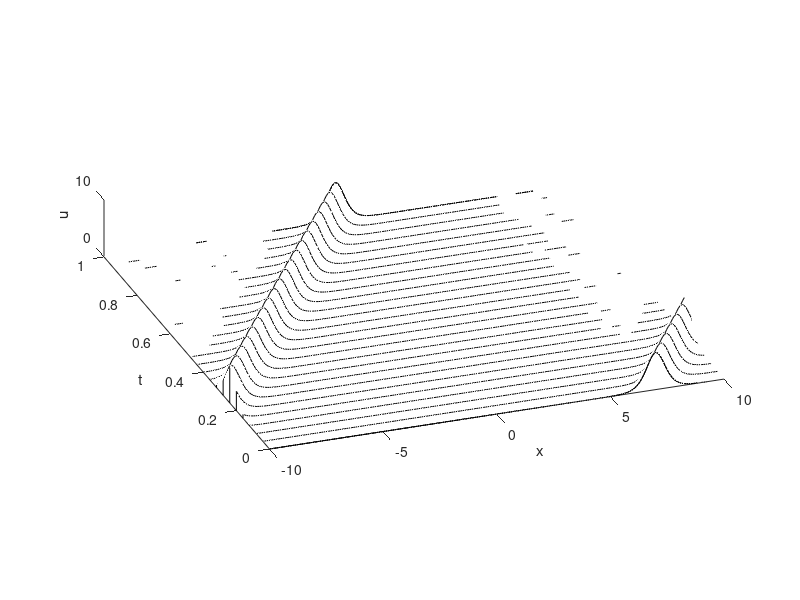
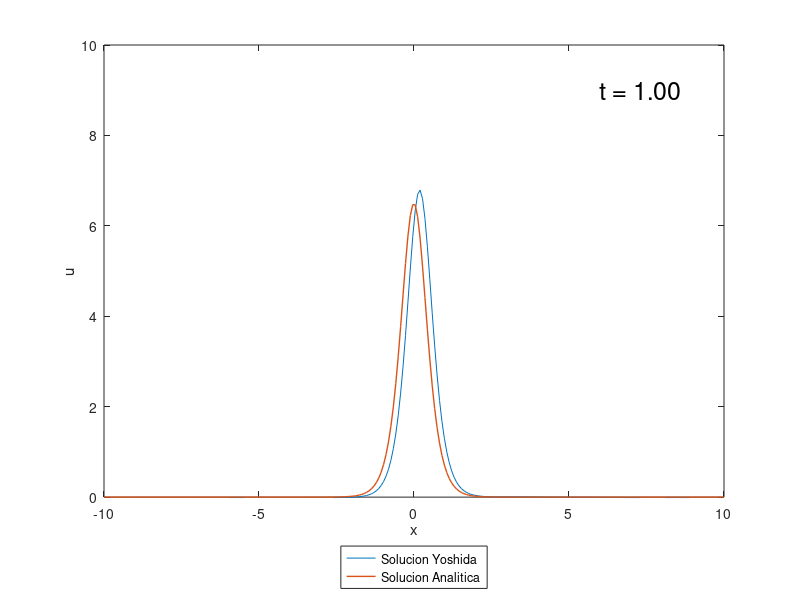

Recreate these plots in MATLAB, in order.
function kdv_yoshida()
% parpool('local',1);
    tic


%disp(orderKDV);
set(gca,'FontSize',18)
set(gca,'LineWidth',2)

N = 256;
x = linspace(-10,10,N);
delta_x = x(2) - x(1);
delta_k = 2*pi/(N*delta_x);

k = [0:delta_k:(N/2-1)*delta_k,0,-(N/2-1)*delta_k:delta_k:-delta_k];
c_1 = 13;

u = 1/2*c_1*(sech(sqrt(c_1)*(mod(x+3,20)-10)/2)).^2;

sol = @(x,t) (1/2*c_1*(sech(sqrt(c_1)*(mod(x+3-c_1*(t), 20)-10)/2)).^2);

w1 = 1/(2-2^(1/3));
w0 = 1-2*w1;

name = 'two_soliton.gif';
eval(['delete ',name])

delta_t = 0.4/N^2;
t=0;
% plot(x,u,'LineWidth',2)
% axis([-10 10 0 10])
% xlabel('x')
% ylabel('u')
% text(6,9,['t = ',num2str(t,'%1.2f')],'FontSize',18)
% drawnow
% gif_add_frame(gcf,name,2);
% drawnow

tmax = 1; nplt = floor((tmax/100)/delta_t); nmax = round(tmax/delta_t);
udata = u.'; tdata = 0;

U=fft(u);

% spmd(1)
time = 1;
for n = 1:nmax
    t = n*delta_t;
    
    U = U.*exp(1i*k.^3*delta_t*w1/2);
    U = U  - (3i*k*delta_t*w1).*fft((real(ifft(U))).^2);
    U = U.*exp(1i*k.^3*delta_t*(w1+w0)/2);
    U = U  - (3i*k*delta_t*w0).*fft((real(ifft(U))).^2);
    U = U.*exp(1i*k.^3*delta_t*(w1+w0)/2);
    U = U  - (3i*k*delta_t*w1).*fft((real(ifft(U))).^2);
    U = U.*exp(1i*k.^3*delta_t*w1/2);
    
    
    if mod(n,nplt) == 0
        u = real(ifft(U));
        for i =1:N
            u2(i) = sol(x(i),t);
        end
        udata = [udata u.']; tdata = [tdata t];
        
        if mod(n,4*nplt) == 0
           
%             plot(x,u,'LineWidth',2)
            plot(x,u,x,u2,'LineWidth',1)
            legend('Solucion Yoshida', 'Solucion Analitica', 'Location', 'southoutside');
            axis([-10 10 0 10])
            xlabel('x')
            ylabel('u')
            text(6,9,['t = ',num2str(t,'%1.2f')],'FontSize',18)
            drawnow
            %gif_add_frame(gcf,name,2);
            
            
        end
    end
end

figure

waterfall(x,tdata(1:4:end),udata(:,1:4:end)')
colormap(1e-6*[1 1 1]); view(-20,25)
xlabel x, ylabel t, axis([-10 10 0 tmax 0 10]), grid off
zlabel('u')
set(gca,'ztick',[0 10]), pbaspect([1 1 .13])
print -djpeg two_soliton

% end
toc
end
